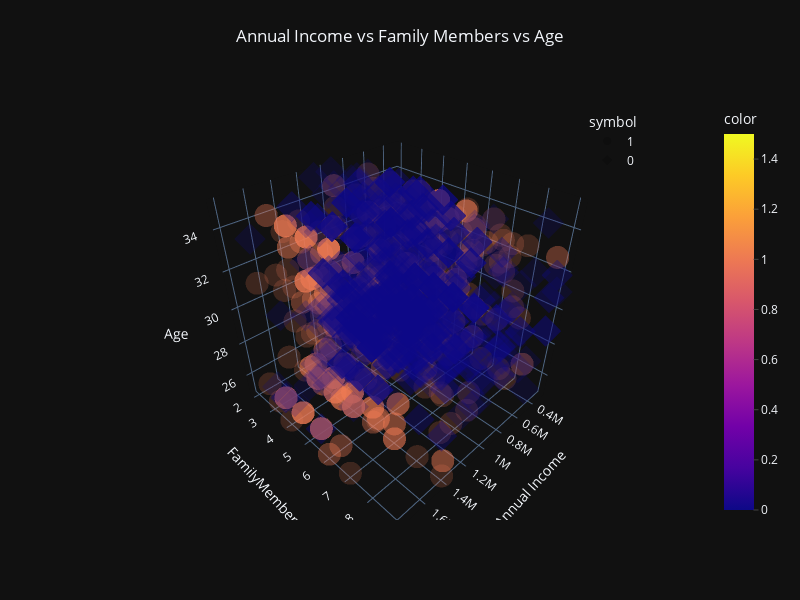

Source (notebook cell):
### Markdown cell above
Other than older people, with more family members tend to buy insurance more often, there does not seem to be any other tendencies.

### Code cell
fig = px.scatter_3d(
    x_train_copy,
    x="AnnualIncome",
    y="FamilyMembers",
    z="Age",
    color=y_train,
    symbol=y_train,
    opacity=0.2,
    labels={"AnnualIncome": "Annual Income", "Age": "Age"},
    title="Annual Income vs Family Members vs Age",
)
fig.update_layout(
    width=800,
    height=600,
    title=dict(x=0.5, y=0.95, xanchor="center", yanchor="top"),
    coloraxis_colorbar=dict(yanchor="top", y=1, x=1, ticks="outside"),
    legend=dict(x=0.8, y=0.98),
)

### Figure 1 — Plotly figure (JSON) as saved in the notebook; plotly's stock layout.template omitted (floating-point values rounded to 4 significant figures; data arrays with more than 128 entries replaced by an {"elided": "..."} marker saying what was removed)
{"data": [{"hovertemplate": "symbol=1<br>Annual Income=%{x}<br>FamilyMembers=%{y}<br>Age=%{z}<br>color=%{marker.color}<extra></extra>", "legendgroup": "1", "marker": {"color": {"elided": "568 int values"}, "coloraxis": "coloraxis", "opacity": 0.2, "symbol": "circle"}, "mode": "markers", "name": "1", "scene": "scene", "showlegend": true, "x": {"elided": "568 int values"}, "y": {"elided": "568 int values"}, "z": {"elided": "568 int values"}, "type": "scatter3d"}, {"hovertemplate": "symbol=0<br>Annual Income=%{x}<br>FamilyMembers=%{y}<br>Age=%{z}<br>color=%{marker.color}<extra></extra>", "legendgroup": "0", "marker": {"color": {"elided": "1021 int values"}, "coloraxis": "coloraxis", "opacity": 0.2, "symbol": "diamond"}, "mode": "markers", "name": "0", "scene": "scene", "showlegend": true, "x": {"elided": "1021 int values"}, "y": {"elided": "1021 int values"}, "z": {"elided": "1021 int values"}, "type": "scatter3d"}], "layout": {"scene": {"domain": {"x": [0.0, 1.0], "y": [0.0, 1.0]}, "xaxis": {"title": {"text": "Annual Income"}}, "yaxis": {"title": {"text": "FamilyMembers"}}, "zaxis": {"title": {"text": "Age"}}}, "coloraxis": {"colorbar": {"title": {"text": "color"}, "yanchor": "top", "y": 1, "x": 1, "ticks": "outside"}, "colorscale": [[0.0, "#0d0887"], [0.1111, "#46039f"], [0.2222, "#7201a8"], [0.3333, "#9c179e"], [0.4444, "#bd3786"], [0.5556, "#d8576b"], [0.6667, "#ed7953"], [0.7778, "#fb9f3a"], [0.8889, "#fdca26"], [1.0, "#f0f921"]]}, "legend": {"title": {"text": "symbol"}, "tracegroupgap": 0, "x": 0.8, "y": 0.98}, "title": {"text": "Annual Income vs Family Members vs Age", "x": 0.5, "y": 0.95, "xanchor": "center", "yanchor": "top"}, "width": 800, "height": 600}}
